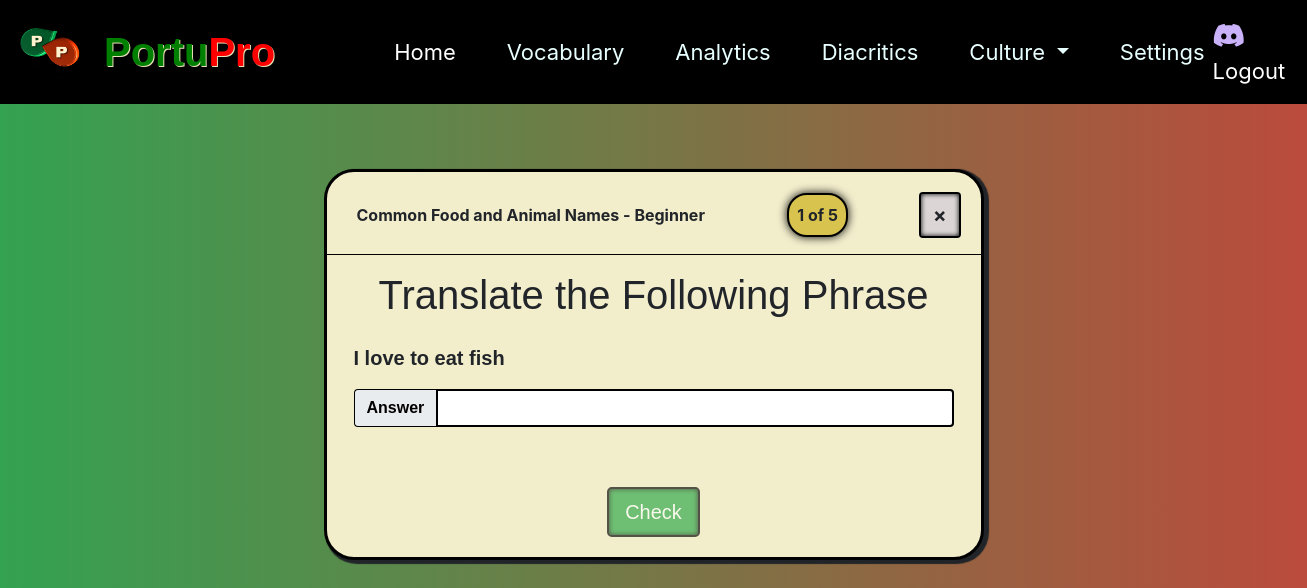
Screenshot of /quiz/2/2/ (signed in) with the database file from the repository.
### mainsite/models.py (models this page shows, shortened)
class Unit(models.Model):
    name = models.CharField(max_length=255, blank=False, null=False)
    description = models.TextField(blank=True, null=True)

class Quiz(models.Model):
    DIFFICULTY_CHOICES = (
        ('Beginner', 'Beginner'),
        ('Intermediate', 'Intermediate'),
        ('Advanced', 'Advanced'),
    )
    unit = models.ForeignKey(Unit, on_delete=models.CASCADE, related_name='quizzes')
    title = models.CharField(max_length=255)
    description = models.TextField(null=True, blank=True)
    difficulty = models.CharField(max_length=12, choices=DIFFICULTY_CHOICES, default='Beginner')

class Question(models.Model):
    question_text = models.TextField()
    question_type = models.CharField(max_length=255)
    correct_answer = models.CharField(max_length=255)
    quiz = models.ForeignKey(Quiz, on_delete=models.CASCADE, related_name='questions', null=True, blank=True)
    class Meta:
        ordering = ['id']

### mainsite/views.py (the view, shortened to what this page needs)
# urls.py: path('quiz/<int:unit_id>/<int:quiz_id>/', views.quiz, name='quiz'),
@login_required
def quiz(request, unit_id, quiz_id):
    difficulty_dict = {
        '1': 'Beginner',
        '2': 'Intermediate',
        '3': 'Advanced'
    }
    difficulty = difficulty_dict[str(request.user.proficiency_level)]
    api_key = 'TD3tzuMg9GoBdmw2QLf2jrheWlkp9L91Hk1DXyUtVuIWzrkadRZXv1o2'
    image_url = 'https://api.pexels.com/v1/search'
    image_headers = {
        'Authorization': api_key
    }
    question_obj = None
    repeated_question = False
    options = {}
    match_dict = {}
    left_col_q = []
    right_col_q = []
    jumbled_answer = []
    quiz_accessed = Quiz.objects.filter(unit_id=unit_id, difficulty=difficulty)[quiz_id-1]
    questions_for_quiz = quiz_accessed.questions.all()
    if UserAttempts.objects.filter(quiz=quiz_accessed, user=request.user).exists():
        user_attempt = UserAttempts.objects.filter(quiz=quiz_accessed, user=request.user).order_by('-attempt_date')[0]
        if user_attempt.questions_answered == 5:
            user_attempt = UserAttempts.objects.create(quiz=quiz_accessed, user=request.user, questions_answered=0)
            messages.success(request, 'Quiz complete!')
            return redirect('mainsite:home')
    else:
        user_attempt = UserAttempts.objects.create(quiz=quiz_accessed, user=request.user, questions_answered=0)
    unanswered_questions = Question.objects.filter(
        quiz=quiz_accessed,
    ).exclude(
        id__in=UserAnswers.objects.filter(
            question__quiz=quiz_accessed,
            user=request.user,
            attempt=user_attempt
        ).values_list('question_id', flat=True)
    )
    latest_incorrect_answer_subquery = UserAnswers.objects.filter(
        question=OuterRef('pk'),
        is_correct=False,
        user=request.user,
        attempt = user_attempt
    ).order_by('-answer_date').values('id')[:1]
    questions_with_latest_incorrect_answer = Question.objects.annotate(
        latest_incorrect_answer_id=Subquery(latest_incorrect_answer_subquery)
    ).filter(
        user_answers__id=Subquery(latest_incorrect_answer_subquery)  # Ensures we filter on the latest incorrect answer
    ).values_list('id', flat=True)  # Get the IDs of those questions
    list_of_question_ids = list(questions_with_latest_incorrect_answer)
    if unanswered_questions:
        if user_attempt.questions_answered > 3 and random.randint(1,100) <= 20:
            answered_questions = Question.objects.filter(
                quiz_id=quiz_id,
                id__in=UserAnswers.objects.filter(
                    question__quiz_id=quiz_id,
                    user=request.user,
                    attempt = user_attempt
                ).values_list('question_id', flat=True)
            )
            answered_questions_list = list(answered_questions)
            question_obj = random.choice(answered_questions_list)
            repeated_question = True
        else:
            question_obj = unanswered_questions.first()
    if question_obj.question_type == 'MCQ':
        template_name = 'mainsite/quiz_1.html'
        options_list = question_obj.option_set.all()
        for option in options_list:
            word = Word.objects.get(portuguese_word=option)
            image_params = {
                'query': word.english_translation,
                'per_page': 10,
                'page': 1
            }
            image_response = requests.get(image_url, headers=image_headers, params=image_params)
            photo = image_response.json()['photos'][0]['src']['original']
            options[option] = photo
    elif question_obj.question_type == 'MCQ_Text':
        template_name = 'mainsite/quiz_4.html'
        options_list = question_obj.option_set.all()
        options = options_list
    elif question_obj.question_type == 'Arrange':
        template_name = 'mainsite/quiz_5.html'
        jumbled_answer = question_obj.correct_answer.split(" ")
        random.shuffle(jumbled_answer)
    elif question_obj.question_type == 'Translate':
        template_name = 'mainsite/quiz_6.html'
        pass
    elif question_obj.question_type == 'Speech':
        template_name = 'mainsite/quiz_2.html'
    submitted_answer = request.session.get('submitted_answer', '')
    unit_name = question_obj.quiz.unit.name
    unit_id = question_obj.quiz.unit.id
    current_attempt = UserAttempts.objects.filter(user=request.user, quiz=quiz_accessed).order_by('-attempt_date')[0]
    percentage_complete = int(((current_attempt.questions_answered+1)/5)*100)
    return render(request, template_name, {
        'quiz': submitted_answer,
        'question_text': question_obj.question_text,
        'question_answer': question_obj.correct_answer,
        'question_id': question_obj.id,
        'unit_name': unit_name,
        'percentage_complete': percentage_complete,
        'questions_answered': current_attempt.questions_answered+1,
        'unit_id': unit_id,
        'options': options,
        'jumbled_answer': jumbled_answer,
        'match_items': match_dict,
        'left_col_q':left_col_q,
        'right_col_q': right_col_q,
        'repeated_question': repeated_question,
        'difficulty': difficulty
    })

### templates/mainsite/quiz_6.html (shortened to what this page needs)
{% load static %}
<!DOCTYPE html>
<html lang="en">
<head>
<link rel="stylesheet" href="https://stackpath.bootstrapcdn.com/bootstrap/4.3.1/css/bootstrap.min.css">
<link rel="stylesheet" href="{% static 'dashboard.css' %}">
<link rel="stylesheet" href="https://cdnjs.cloudflare.com/ajax/libs/font-awesome/5.15.3/css/all.min.css">
</head>
<body>
  {% include 'mainsite/navbar.html' %}
  <div class="container">
    <div class="quiz-container">
      <div class="d-flex justify-content-between align-items-center mb-3">
        <div class="unit_heading" style="width:55%">
          <b>{{unit_name}} - {{difficulty}}</b>
        </div>
        {% if not repeated_question %}
        <div class="question_count_box"><b>{{questions_answered}} of 5</b></div>
      {% else %}
        <b>Repeated Question</b>
      {% endif %}
        <a href="/home" class="btn btn-light big-close" id="big_close">&times;</a>
      </div>
      <hr>
      <div class="mcq-container">
        <form>
            <h1 class="text-center mb-4">Translate the Following Phrase</h1>
            <p class="lead">{{question_text }}</p>
            <div class="input-group mb-3">
                <div class="input-group-prepend">
                  <span class="input-group-text" id="basic-addon">Answer</span>
                </div>
                <input type="text" class="form-control" id="translationInput" aria-label="Translation" aria-describedby="basic-addon">
              </div>
            <div class="text-center" style="margin-top: 60px;">
                <button id="checkAnswer" class="btn btn-success btn-lg" disabled>Check</button>
            </div>
        </form>
      </div>
    </div>
  </div>
<link href="https://cdnjs.cloudflare.com/ajax/libs/font-awesome/5.15.3/css/all.min.css" rel="stylesheet">
</body>
</html>

### static/dashboard.css (style rules this page uses)
html, body { height: 100%; margin: 0; padding: 0; }
body { background: linear-gradient(to right, #33A251, #BB4B3C); background-attachment: fixed; background-repeat: no-repeat; background-size: cover; }
.container { min-height: 100%; }
.quiz-container { border-radius: 30px; box-shadow: 3px 2px 1px 2px; background-color: #f2edcb; margin-top: 65px; border: 3px solid black; }
.unit_heading { width: 200px; margin-left: 30px; }
.lead { font-weight: bold; }
#translationInput { border: 2px solid black }
#basic-addon { border-left: 1px solid black; border-bottom: 1px solid black; border-top: 1px solid black; font-weight: bold; color: black; }
#big_close { border: 2px solid black; margin-right: 20px; box-shadow: inset 0px 0px 5px 0px black; background-color: rgb(219, 213, 213); font-size: 20px; font-weight: bold; }
#checkAnswer, #submitButton, #checkOrder, #skipButton { border: 2px solid black; box-shadow: inset 0px 0px 5px 0px black; }
.question_count_box { background-color:rgb(216, 195, 78); padding: 8px; border-radius: 20px; border: 2px solid black; box-shadow: 0px 0px 10px 0px black; }

### templates/mainsite/quiz_6.html (style rules this page uses)
.quiz-container { max-width: 660px; margin: 30px auto; background-color: #f9f9f9; padding-top: 20px; padding-left: 0px; padding-right: 0px; border-radius: 8px; box-shadow: 0 0 10px rgba(0, 0, 0, 0.1); }
hr { background-color: #000000; }
.mcq-container { font-family: Arial, sans-serif; max-width: 600px; margin: auto; padding-bottom: 20px; }

### rows the page displays
Unit: name "Common Food and Animal Names"
Quiz: difficulty "Beginner"
Question: question_text "I love to eat fish"

### other values shown
{{ questions_answered }} "1"
